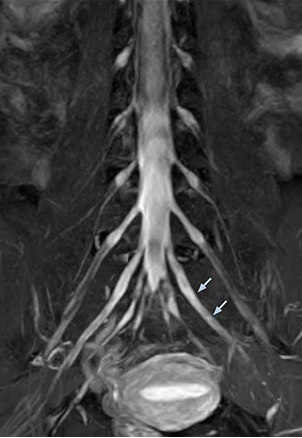
#> input picture 5.jpg, 302 x 438 px
$ python q4.py
#> lines starting #> are read from the running program, lines starting #| are printed output that depends on the picture; after the words box and inside, x2 and y2 are one past the last pixel; in counts of white or black regions, pixels touching at a corner belong together
#!/usr/bin/env python3
# -*- coding: utf-8 -*-
"""
Created on Mon Aug 28 11:32:31 2023

@author: bmiit202006100110116
"""

import cv2
import numpy as np
from matplotlib import pyplot as plt

img = cv2.imread("5.jpg",0)
#> img: shape (438, 302); min 0, max 255, mean 64.5

hist= cv2.calcHist([img],[0],None,[256],[0,256])
#> hist = 256 values, max 3625 at index 40, min 14 at index 250, mean 516.7

plt.plot(hist)
plt.show()
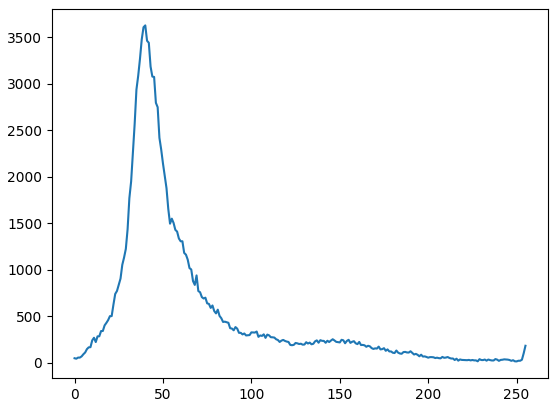
#> figure drawn by matplotlib, 1 panel; curve peaks at x = 40, y = 3625

avg = img.mean()
#> avg = 64.46

thresh, binary = cv2.threshold(img, 55, 255, cv2.THRESH_BINARY)
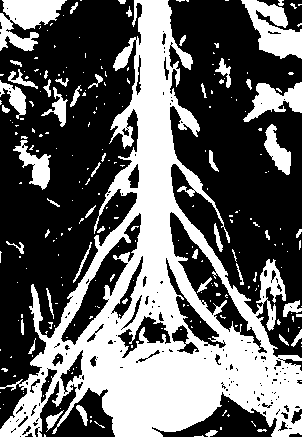
#> binary: shape (438, 302); 39.8% white; 247 white regions (196 under 20 px), largest, box (x1, y1, x2, y2) and area: (0, 0, 302, 438) 42045, (0, 0, 67, 51) 1923, (241, 0, 302, 59) 1890
cv2.imshow("55",binary)

thresh1, binary1 = cv2.threshold(img, 127, 255, cv2.THRESH_BINARY)
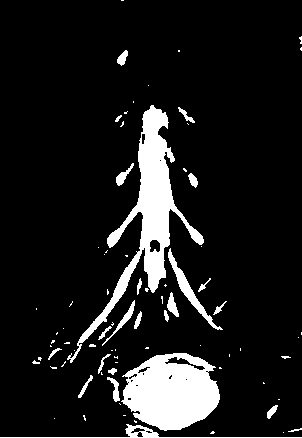
#> binary1: shape (438, 302); 11% white; 79 white regions (55 under 20 px), largest, box (x1, y1, x2, y2) and area: (67, 105, 204, 363) 6005, (121, 353, 220, 431) 5500, (168, 248, 223, 330) 620
cv2.imshow("127",binary1)

thresh1, binary2 = cv2.threshold(img, avg, 255, cv2.THRESH_BINARY)
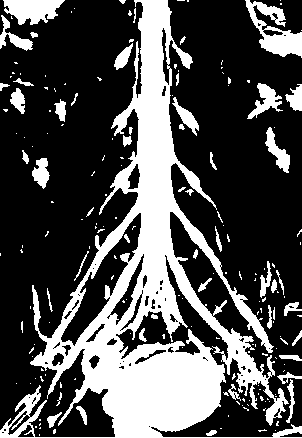
#> binary2: shape (438, 302); 30.9% white; 190 white regions (139 under 20 px), largest, box (x1, y1, x2, y2) and area: (0, 0, 302, 438) 32605, (245, 0, 302, 58) 1427, (3, 0, 65, 25) 1045
#> thresh1 = 64
cv2.imshow("avg " + str(avg) ,binary2)

otsu_threshold, image_result = cv2.threshold(img, 0, 255, cv2.THRESH_BINARY + cv2.THRESH_OTSU)
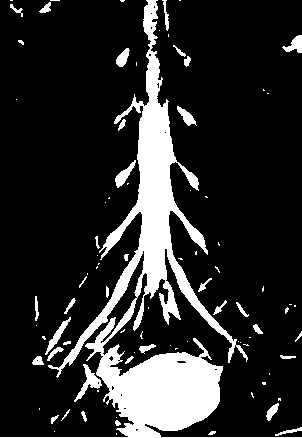
#> image_result: shape (438, 302); 16.9% white; 87 white regions (50 under 20 px), largest, box (x1, y1, x2, y2) and area: (0, 0, 302, 438) 19357, (74, 364, 102, 402) 311, (45, 317, 71, 355) 218
#> otsu_threshold = 97
cv2.imshow("otsu" ,image_result)


cv2.waitKey(0)

cv2.destroyAllWindows()

$ run again, with 4.jpg copied over 5.jpg
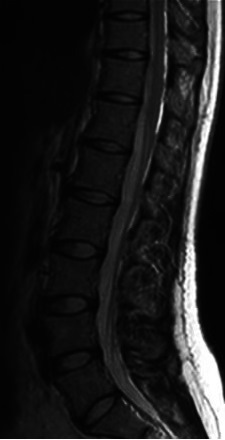
#> input picture 4.jpg, 225 x 440 px
#> img is the input picture: shape (440, 225); min 0, max 255, mean 27.1
#> hist = 256 values, max 13994 at index 3, min 2 at index 0, mean 386.7
#> `plt.show()`:
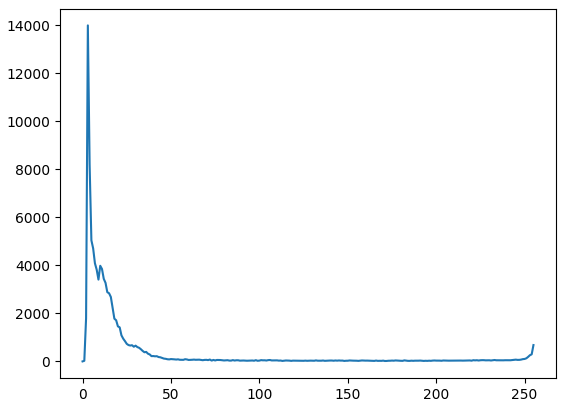
#> figure drawn by matplotlib, 1 panel; curve peaks at x = 3, y = 13994
#> avg = 27.12
#> binary: shape (440, 225); 9.7% white; 35 white regions (24 under 20 px), largest, box (x1, y1, x2, y2) and area: (0, 0, 225, 440) 8887, (155, 88, 165, 134) 149, (163, 45, 168, 82) 111
#> binary1: shape (440, 225); 6.3% white; 14 white regions (11 under 20 px), largest, box (x1, y1, x2, y2) and area: (0, 0, 225, 440) 5906, (200, 48, 210, 114) 223, (157, 102, 163, 131) 66
#> binary2: shape (440, 225); 17.6% white; 78 white regions (50 under 20 px), largest, box (x1, y1, x2, y2) and area: (0, 0, 225, 440) 13514, (141, 0, 170, 185) 792, (168, 68, 195, 120) 764
#> thresh1 = 27
#> `otsu_threshold, image_result = cv2.threshold(img, 0, 255, cv2.THRESH_B..`:
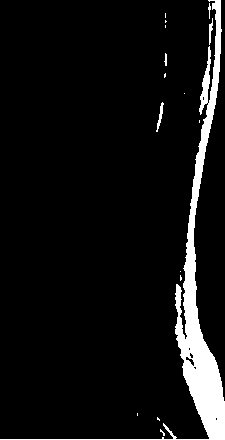
#> image_result: shape (440, 225); 6.9% white; 16 white regions (11 under 20 px), largest, box (x1, y1, x2, y2) and area: (0, 0, 225, 440) 6631, (156, 102, 164, 132) 79, (209, 18, 213, 45) 58, (164, 53, 167, 66) 26, (208, 3, 211, 19) 23
#> otsu_threshold = 108

$ run again, with 2.png saved as 5.jpg
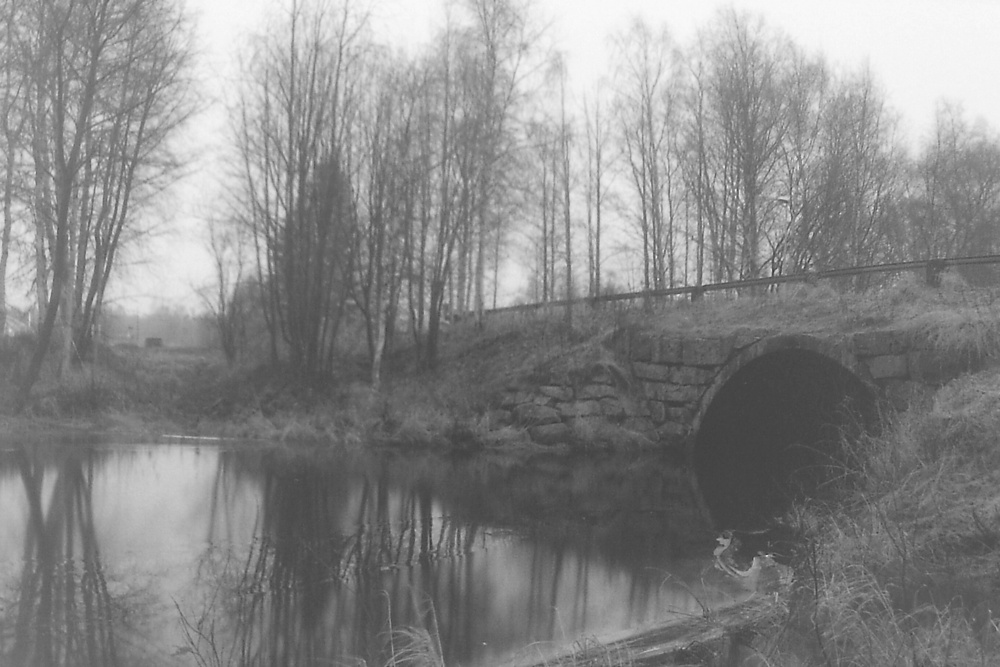
#> input picture 2.png, 1000 x 667 px, shrunk from 2736 x 1824 before the run
#> img is the input picture: shape (667, 1000); min 49, max 250, mean 136.2
#> hist = 256 values, max 8160 at index 99, min 0 at index 0, mean 2605.5
#> avg = 136.2
#> `thresh, binary = cv2.threshold(img, 55, 255, cv2.THRESH_BINARY)`:
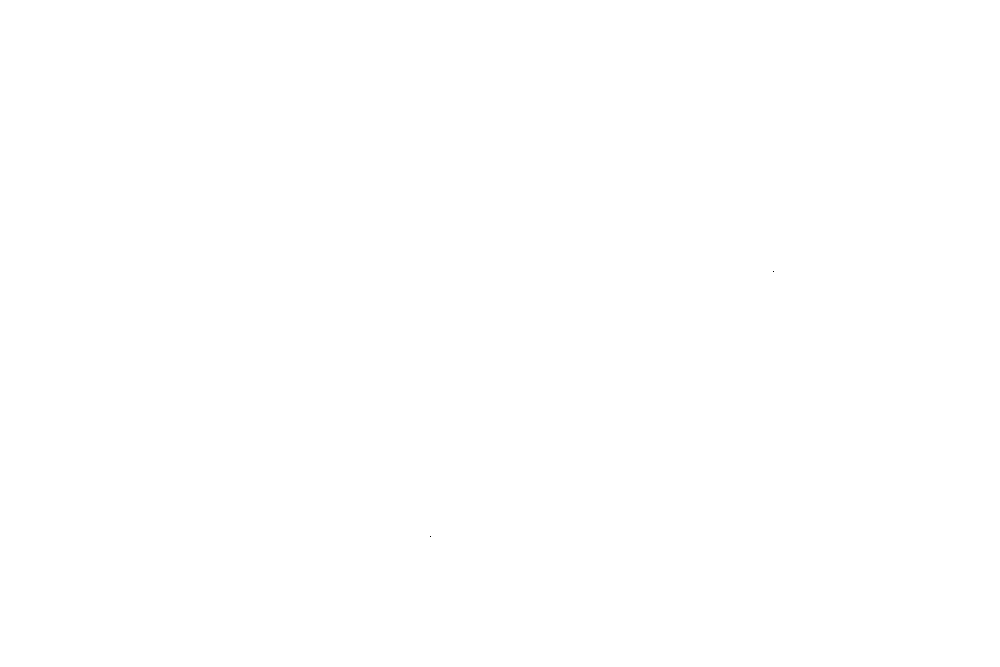
#> binary: shape (667, 1000); 100% white; black in thin lines or dots, all inside (x1, y1, x2, y2) = (430, 271, 774, 537)
#> binary1: shape (667, 1000); 45.5% white; 1410 white regions (1224 under 20 px), largest, box (x1, y1, x2, y2) and area: (61, 0, 1000, 366) 219017, (91, 433, 263, 667) 27281, (0, 0, 71, 342) 17829
#> binary2: shape (667, 1000); 39.6% white; 1378 white regions (1203 under 20 px), largest, box (x1, y1, x2, y2) and area: (95, 0, 1000, 348) 192142, (91, 444, 262, 665) 22757, (0, 0, 58, 337) 13982
#> thresh1 = 136
#> `otsu_threshold, image_result = cv2.threshold(img, 0, 255, cv2.THRESH_B..`:
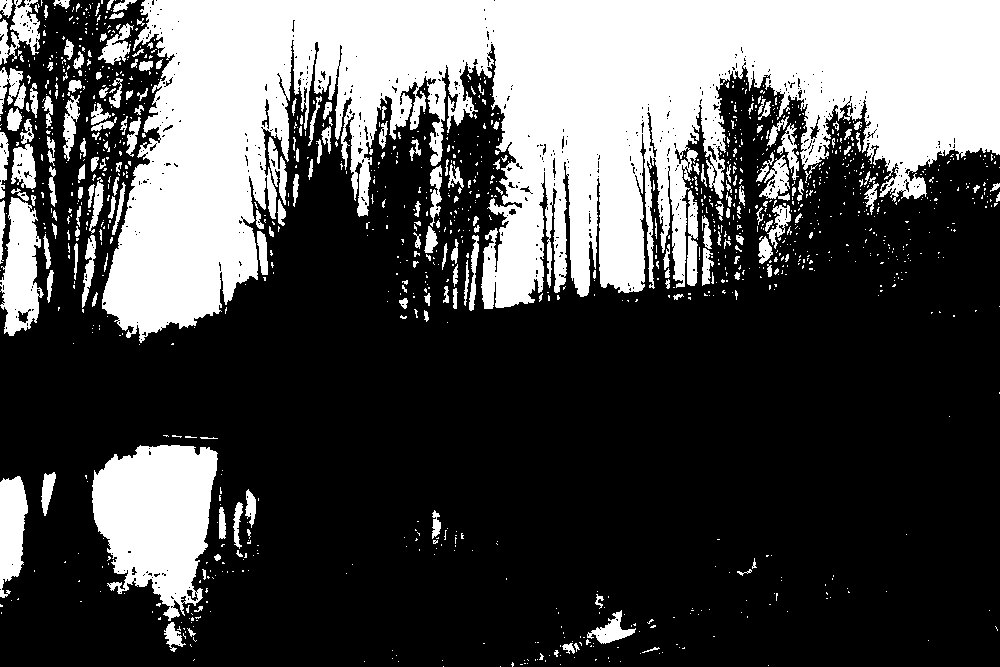
#> image_result: shape (667, 1000); 31.1% white; 1250 white regions (1047 under 20 px), largest, box (x1, y1, x2, y2) and area: (102, 0, 1000, 343) 158961, (92, 445, 218, 621) 14963, (0, 197, 44, 336) 3824
#> otsu_threshold = 153
